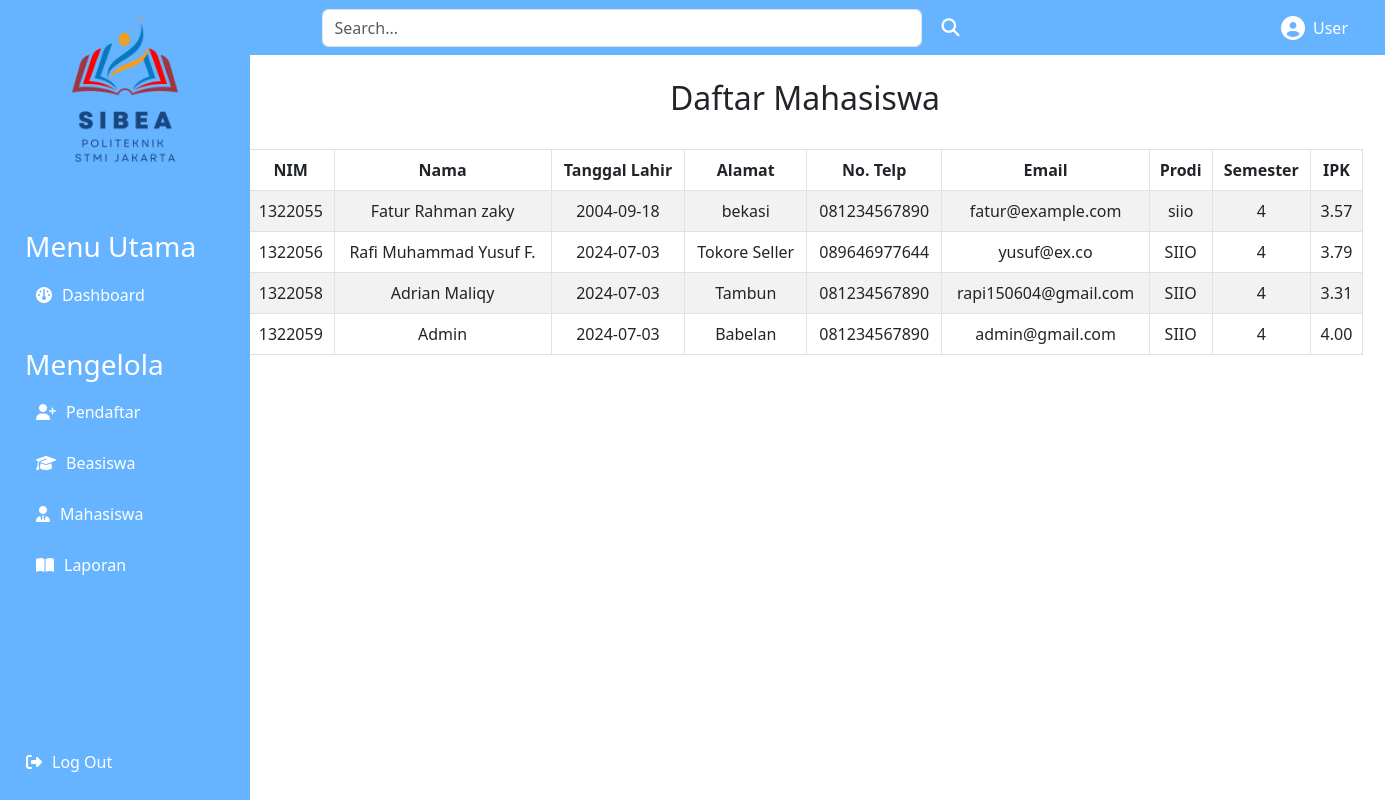
Page /dashboard/mahasiswa/mahasiswa.php on the committed database.
### tables this page shows
CREATE TABLE `mahasiswa` (
  `NIM` char(10) NOT NULL,
  `Nama` varchar(100) NOT NULL,
  `Tanggal_Lahir` date NOT NULL,
  `Alamat` text DEFAULT NULL,
  `No_Telp` varchar(15) DEFAULT NULL,
  `Email` varchar(50) DEFAULT NULL,
  `Prodi` varchar(50) DEFAULT NULL,
  `Semester` int(11) DEFAULT NULL,
  `IPK` decimal(3,2) DEFAULT NULL,
  `Username` varchar(50) DEFAULT NULL,
  `Password` varchar(255) DEFAULT NULL
);

### dashboard/mahasiswa/mahasiswa.php (the view, shortened to what this page needs)
<!DOCTYPE html>
<html lang="en">
<head>
    <link href="https://cdn.jsdelivr.net/npm/bootstrap@5.3.0/dist/css/bootstrap.min.css" rel="stylesheet">
    <link rel="stylesheet" href="../assets/style.css">
    <link rel="stylesheet" href="https://cdnjs.cloudflare.com/ajax/libs/font-awesome/6.4.0/css/all.min.css">
</head>
<body>
    <nav class="navbar navbar-expand-lg navbar-light">
        <div class="container-fluid">
            <div class="d-flex justify-content-between w-100">
                <form class="d-flex form-inline">
                    <input class="form-control me-2" type="search" placeholder="Search..." aria-label="Search">
                    <button class="btn btn-outline-light" type="submit">
                        <i class="fas fa-search"></i>
                    </button>
                </form>
            </div>
            <div class="d-flex align-items-center text-center" style="margin-right: 25px;">
                <i class="fas fa-user-circle" style="font-size: 24px; color: white; margin-right: 8px;"></i>
                <p class="mb-0 text-white">User</p>
            </div>
        </div>
    </nav>
    <div class="sidebar">
        <div class="logo text-center">
            <img src="../assets/logo.png" style="height: 150px; width:auto;" alt="Logo">
        </div>
        <div class="menu">
            <div class="menu-utama">
                <h3>Menu Utama</h3>
                <a href="../dashboard.php" class="btn">
                    <i class="fa-solid fa-gauge"></i>Dashboard
                </a>
            </div>
            <div class="menu-utama">
                <h3>Mengelola</h3>
                <a href="../pendaftar/pendaftar.php" class="btn">
                    <i class="fas fa-user-plus"></i>Pendaftar
                </a>
                <a href="../beasiswa/beasiswa.php" class="btn">
                    <i class="fas fa-graduation-cap"></i>Beasiswa
                </a>
                <a href="../mahasiswa/mahasiswa.php" class="btn">
                    <i class="fa-solid fa-user-tie"></i>Mahasiswa
                </a>
                <a href="/beasiswa/dashboard/laporan/laporan.php" class="btn">
                    <i class="fa-solid fa-book-open"></i></i>Laporan
                </a>
            </div>
        </div>
        <div class="logout">
            <a href="../logout.php" class="btn">
                <i class="fas fa-sign-out-alt"></i> Log Out
            </a>
        </div>
    </div>
 <div class="container mt-4 text-center" style="margin-left: 235px;">
        <h2>Daftar Mahasiswa</h2><br>
        <div class="table-responsive">
            <table class="table table-striped table-bordered">
                <thead>
                    <tr>
                        <th>NIM</th>
                        <th>Nama</th>
                        <th>Tanggal Lahir</th>
                        <th>Alamat</th>
                        <th>No. Telp</th>
                        <th>Email</th>
                        <th>Prodi</th>
                        <th>Semester</th>
                        <th>IPK</th>
                    </tr>
                </thead>
                <tbody>
                    <?php
                    include '../../koneksi.php';
                    $sql = "SELECT * FROM mahasiswa";
                    $result = $conn->query($sql);
                    if ($result->num_rows > 0) {
                        while ($row = $result->fetch_assoc()) {
                            echo "<tr>";
                            echo "<td>" . $row['NIM'] . "</td>";
                            echo "<td>" . $row['Nama'] . "</td>";
                            echo "<td>" . $row['Tanggal_Lahir'] . "</td>";
                            echo "<td>" . $row['Alamat'] . "</td>";
                            echo "<td>" . $row['No_Telp'] . "</td>";
                            echo "<td>" . $row['Email'] . "</td>";
                            echo "<td>" . $row['Prodi'] . "</td>";
                            echo "<td>" . $row['Semester'] . "</td>";
                            echo "<td>" . $row['IPK'] . "</td>";
                            echo "</tr>";
                        }
                    } else {
                        echo "<tr><td colspan='9'>Tidak ada data mahasiswa</td></tr>";
                    }
                    ?>
                </tbody>
            </table>
        </div>
    </div>
</body>
</html>

### dashboard/assets/style.css (style rules this page uses)
body { background-color: #ffffff; margin: 0; padding: 0; }
.navbar { background-color: #66b3ff; }
.sidebar { height: 100vh; width: 250px; position: fixed; top: 0; left: 0; background-color: #66b3ff; color: #000; padding: 15px; display: flex; flex-direction: column; justify-content: space-between; }
.sidebar .logo img { width: 100%; height: auto; }
.sidebar .menu { margin-top: 50px; }
.sidebar .menu a { text-decoration: none; color: white; display: flex; align-items: center; padding: 10px; margin: 5px 0; border-radius: 4px; }
.sidebar .menu i { margin-right: 10px; }
.menu-utama { padding: 10px; margin: 5px 0; color: white; }
.sidebar .logout { margin-top: auto; text-align: right; }
.sidebar .logout a { text-decoration: none; color: white; display: flex; align-items: center; padding: 10px; border-radius: 4px; }
.sidebar .logout i { margin-right: 10px; }
.navbar .form-inline { flex: 1; display: flex; align-items: center; justify-content: center; }
.navbar .form-inline .form-control { max-width: 600px; }
.navbar .form-inline .btn { border: none; background: transparent; color: white; font-size: 18px; }
.navbar .d-flex.align-items-center { color: white; }
.navbar .d-flex.align-items-center .fa-user-circle { font-size: 24px; margin-right: 8px; }

### rows in the picture
mahasiswa: NIM "1322055", Nama "Fatur Rahman zaky", Tanggal_Lahir "2004-09-18", Alamat "bekasi", No_Telp "081234567890", Email "fatur@example.com", Prodi "siio", Semester "4", IPK "3.57"
mahasiswa: NIM "1322056", Nama "Rafi Muhammad Yusuf F.", Tanggal_Lahir "2024-07-03", Alamat "Tokore Seller", No_Telp "089646977644", Email "yusuf@ex.co", Prodi "SIIO", Semester "4", IPK "3.79"
mahasiswa: NIM "1322058", Nama "Adrian Maliqy", Tanggal_Lahir "2024-07-03", Alamat "Tambun", No_Telp "081234567890", Email "rapi150604@gmail.com", Prodi "SIIO", Semester "4", IPK "3.31"
mahasiswa: NIM "1322059", Nama "Admin", Tanggal_Lahir "2024-07-03", Alamat "Babelan", No_Telp "081234567890", Email "admin@gmail.com", Prodi "SIIO", Semester "4", IPK "4.00"
